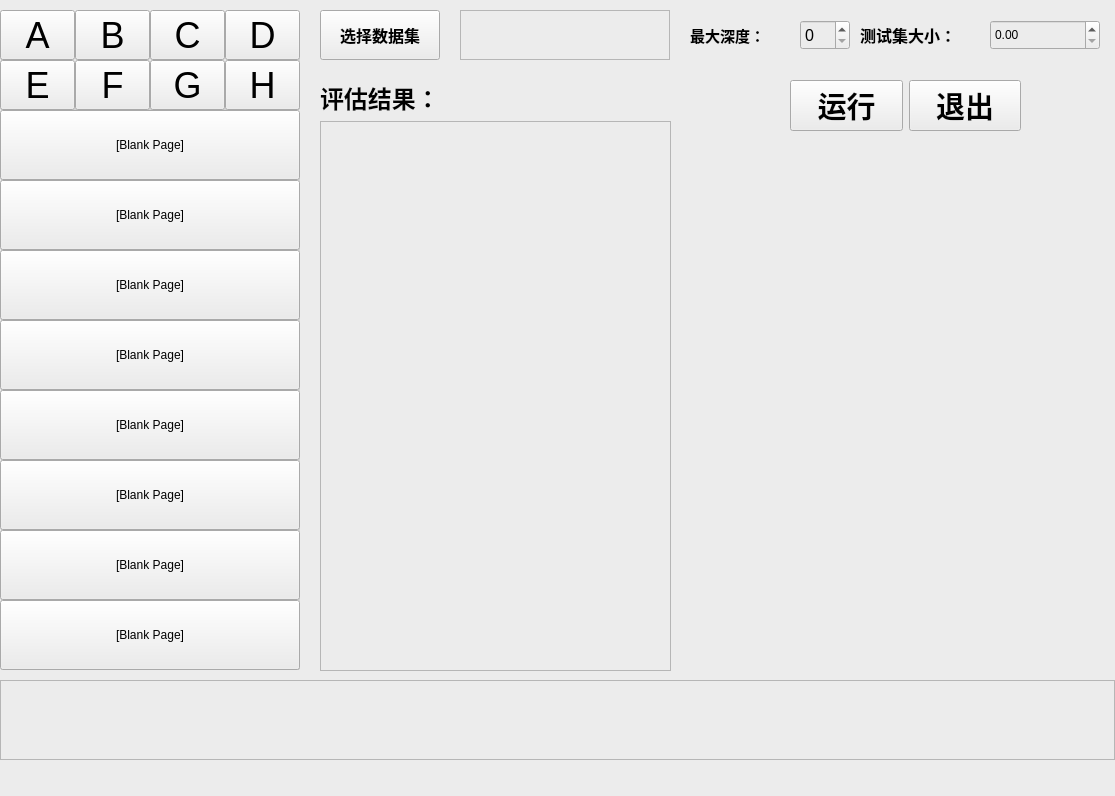
<?xml version="1.0" encoding="UTF-8"?>
<ui version="4.0">
 <class>MainWindow</class>
 <widget class="QMainWindow" name="MainWindow">
  <property name="geometry">
   <rect>
    <x>0</x>
    <y>0</y>
    <width>1115</width>
    <height>796</height>
   </rect>
  </property>
  <property name="sizePolicy">
   <sizepolicy hsizetype="Minimum" vsizetype="Fixed">
    <horstretch>0</horstretch>
    <verstretch>0</verstretch>
   </sizepolicy>
  </property>
  <property name="windowTitle">
   <string>决策树回归</string>
  </property>
  <property name="styleSheet">
   <string notr="true">background-color: rgb(236, 236, 236);</string>
  </property>
  <widget class="QWidget" name="centralwidget">
   <widget class="QLabel" name="lbl_img">
    <property name="geometry">
     <rect>
      <x>680</x>
      <y>170</y>
      <width>420</width>
      <height>500</height>
     </rect>
    </property>
    <property name="mouseTracking">
     <bool>true</bool>
    </property>
    <property name="styleSheet">
     <string notr="true">border-color: rgb(211, 211, 211);</string>
    </property>
    <property name="text">
     <string/>
    </property>
    <property name="scaledContents">
     <bool>true</bool>
    </property>
   </widget>
   <widget class="QGroupBox" name="group_9_to_16">
    <property name="geometry">
     <rect>
      <x>0</x>
      <y>110</y>
      <width>300</width>
      <height>560</height>
     </rect>
    </property>
    <widget class="QPushButton" name="pushButton_16">
     <property name="geometry">
      <rect>
       <x>0</x>
       <y>490</y>
       <width>300</width>
       <height>70</height>
      </rect>
     </property>
     <property name="maximumSize">
      <size>
       <width>400</width>
       <height>100</height>
      </size>
     </property>
     <property name="font">
      <font>
       <family>Arial</family>
       <pointsize>9</pointsize>
      </font>
     </property>
     <property name="mouseTracking">
      <bool>false</bool>
     </property>
     <property name="styleSheet">
      <string notr="true">border-color: rgb(198, 198, 198);</string>
     </property>
     <property name="inputMethodHints">
      <set>Qt::ImhNone</set>
     </property>
     <property name="text">
      <string>[Blank Page]</string>
     </property>
     <property name="iconSize">
      <size>
       <width>20</width>
       <height>20</height>
      </size>
     </property>
     <property name="autoExclusive">
      <bool>false</bool>
     </property>
     <property name="autoRepeatDelay">
      <number>300</number>
     </property>
    </widget>
    <widget class="QPushButton" name="pushButton_15">
     <property name="geometry">
      <rect>
       <x>0</x>
       <y>420</y>
       <width>300</width>
       <height>70</height>
      </rect>
     </property>
     <property name="maximumSize">
      <size>
       <width>400</width>
       <height>100</height>
      </size>
     </property>
     <property name="font">
      <font>
       <family>Arial</family>
       <pointsize>9</pointsize>
      </font>
     </property>
     <property name="mouseTracking">
      <bool>false</bool>
     </property>
     <property name="styleSheet">
      <string notr="true">border-color: rgb(198, 198, 198);</string>
     </property>
     <property name="inputMethodHints">
      <set>Qt::ImhNone</set>
     </property>
     <property name="text">
      <string>[Blank Page]</string>
     </property>
     <property name="iconSize">
      <size>
       <width>20</width>
       <height>20</height>
      </size>
     </property>
     <property name="autoExclusive">
      <bool>false</bool>
     </property>
     <property name="autoRepeatDelay">
      <number>300</number>
     </property>
    </widget>
    <widget class="QPushButton" name="pushButton_14">
     <property name="geometry">
      <rect>
       <x>0</x>
       <y>350</y>
       <width>300</width>
       <height>70</height>
      </rect>
     </property>
     <property name="maximumSize">
      <size>
       <width>400</width>
       <height>100</height>
      </size>
     </property>
     <property name="font">
      <font>
       <family>Arial</family>
       <pointsize>9</pointsize>
      </font>
     </property>
     <property name="mouseTracking">
      <bool>false</bool>
     </property>
     <property name="styleSheet">
      <string notr="true">border-color: rgb(198, 198, 198);</string>
     </property>
     <property name="inputMethodHints">
      <set>Qt::ImhNone</set>
     </property>
     <property name="text">
      <string>[Blank Page]</string>
     </property>
     <property name="iconSize">
      <size>
       <width>20</width>
       <height>20</height>
      </size>
     </property>
     <property name="autoExclusive">
      <bool>false</bool>
     </property>
     <property name="autoRepeatDelay">
      <number>300</number>
     </property>
    </widget>
    <widget class="QPushButton" name="pushButton_11">
     <property name="geometry">
      <rect>
       <x>0</x>
       <y>140</y>
       <width>300</width>
       <height>70</height>
      </rect>
     </property>
     <property name="maximumSize">
      <size>
       <width>400</width>
       <height>100</height>
      </size>
     </property>
     <property name="font">
      <font>
       <family>Arial</family>
       <pointsize>9</pointsize>
      </font>
     </property>
     <property name="mouseTracking">
      <bool>false</bool>
     </property>
     <property name="styleSheet">
      <string notr="true">border-color: rgb(198, 198, 198);</string>
     </property>
     <property name="inputMethodHints">
      <set>Qt::ImhNone</set>
     </property>
     <property name="text">
      <string>[Blank Page]</string>
     </property>
     <property name="iconSize">
      <size>
       <width>20</width>
       <height>20</height>
      </size>
     </property>
     <property name="autoExclusive">
      <bool>false</bool>
     </property>
     <property name="autoRepeatDelay">
      <number>300</number>
     </property>
    </widget>
    <widget class="QPushButton" name="pushButton_13">
     <property name="geometry">
      <rect>
       <x>0</x>
       <y>280</y>
       <width>300</width>
       <height>70</height>
      </rect>
     </property>
     <property name="maximumSize">
      <size>
       <width>400</width>
       <height>100</height>
      </size>
     </property>
     <property name="font">
      <font>
       <family>Arial</family>
       <pointsize>9</pointsize>
      </font>
     </property>
     <property name="mouseTracking">
      <bool>false</bool>
     </property>
     <property name="styleSheet">
      <string notr="true">border-color: rgb(198, 198, 198);</string>
     </property>
     <property name="inputMethodHints">
      <set>Qt::ImhNone</set>
     </property>
     <property name="text">
      <string>[Blank Page]</string>
     </property>
     <property name="iconSize">
      <size>
       <width>20</width>
       <height>20</height>
      </size>
     </property>
     <property name="autoExclusive">
      <bool>false</bool>
     </property>
     <property name="autoRepeatDelay">
      <number>300</number>
     </property>
    </widget>
    <widget class="QPushButton" name="pushButton_10">
     <property name="geometry">
      <rect>
       <x>0</x>
       <y>70</y>
       <width>300</width>
       <height>70</height>
      </rect>
     </property>
     <property name="maximumSize">
      <size>
       <width>400</width>
       <height>100</height>
      </size>
     </property>
     <property name="font">
      <font>
       <family>Arial</family>
       <pointsize>9</pointsize>
      </font>
     </property>
     <property name="mouseTracking">
      <bool>false</bool>
     </property>
     <property name="styleSheet">
      <string notr="true">border-color: rgb(198, 198, 198);</string>
     </property>
     <property name="inputMethodHints">
      <set>Qt::ImhNone</set>
     </property>
     <property name="text">
      <string>[Blank Page]</string>
     </property>
     <property name="iconSize">
      <size>
       <width>20</width>
       <height>20</height>
      </size>
     </property>
     <property name="autoExclusive">
      <bool>false</bool>
     </property>
     <property name="autoRepeatDelay">
      <number>300</number>
     </property>
    </widget>
    <widget class="QPushButton" name="pushButton_9">
     <property name="geometry">
      <rect>
       <x>0</x>
       <y>0</y>
       <width>300</width>
       <height>70</height>
      </rect>
     </property>
     <property name="maximumSize">
      <size>
       <width>400</width>
       <height>100</height>
      </size>
     </property>
     <property name="font">
      <font>
       <family>Arial</family>
       <pointsize>9</pointsize>
      </font>
     </property>
     <property name="mouseTracking">
      <bool>false</bool>
     </property>
     <property name="styleSheet">
      <string notr="true">border-color: rgb(198, 198, 198);</string>
     </property>
     <property name="inputMethodHints">
      <set>Qt::ImhNone</set>
     </property>
     <property name="text">
      <string>[Blank Page]</string>
     </property>
     <property name="iconSize">
      <size>
       <width>20</width>
       <height>20</height>
      </size>
     </property>
     <property name="autoExclusive">
      <bool>false</bool>
     </property>
     <property name="autoRepeatDelay">
      <number>300</number>
     </property>
    </widget>
    <widget class="QPushButton" name="pushButton_12">
     <property name="geometry">
      <rect>
       <x>0</x>
       <y>210</y>
       <width>300</width>
       <height>70</height>
      </rect>
     </property>
     <property name="maximumSize">
      <size>
       <width>400</width>
       <height>100</height>
      </size>
     </property>
     <property name="font">
      <font>
       <family>Arial</family>
       <pointsize>9</pointsize>
      </font>
     </property>
     <property name="mouseTracking">
      <bool>false</bool>
     </property>
     <property name="styleSheet">
      <string notr="true">border-color: rgb(198, 198, 198);</string>
     </property>
     <property name="inputMethodHints">
      <set>Qt::ImhNone</set>
     </property>
     <property name="text">
      <string>[Blank Page]</string>
     </property>
     <property name="iconSize">
      <size>
       <width>20</width>
       <height>20</height>
      </size>
     </property>
     <property name="autoExclusive">
      <bool>false</bool>
     </property>
     <property name="autoRepeatDelay">
      <number>300</number>
     </property>
    </widget>
   </widget>
   <widget class="QWidget" name="layoutWidget">
    <property name="geometry">
     <rect>
      <x>320</x>
      <y>80</y>
      <width>351</width>
      <height>591</height>
     </rect>
    </property>
    <layout class="QVBoxLayout" name="verticalLayout">
     <item>
      <widget class="QLabel" name="label_4">
       <property name="styleSheet">
        <string notr="true">border-bottom-color: rgb(211, 211, 211);</string>
       </property>
       <property name="text">
        <string>&lt;html&gt;&lt;head/&gt;&lt;body&gt;&lt;p&gt;&lt;span style=&quot; font-size:18pt; font-weight:600;&quot;&gt;评估结果：&lt;/span&gt;&lt;/p&gt;&lt;/body&gt;&lt;/html&gt;</string>
       </property>
      </widget>
     </item>
     <item>
      <widget class="QTextBrowser" name="textBrowser">
       <property name="styleSheet">
        <string notr="true">border-color: rgb(211, 211, 211);</string>
       </property>
      </widget>
     </item>
    </layout>
   </widget>
   <widget class="QWidget" name="layoutWidget">
    <property name="geometry">
     <rect>
      <x>790</x>
      <y>70</y>
      <width>231</width>
      <height>71</height>
     </rect>
    </property>
    <layout class="QHBoxLayout" name="horizontalLayout_2">
     <item>
      <widget class="QPushButton" name="btn_train">
       <property name="font">
        <font>
         <pointsize>22</pointsize>
         <weight>75</weight>
         <bold>true</bold>
        </font>
       </property>
       <property name="text">
        <string>运行</string>
       </property>
      </widget>
     </item>
     <item>
      <widget class="QPushButton" name="btn_exit">
       <property name="font">
        <font>
         <pointsize>22</pointsize>
         <weight>75</weight>
         <bold>true</bold>
        </font>
       </property>
       <property name="text">
        <string>退出</string>
       </property>
      </widget>
     </item>
    </layout>
   </widget>
   <widget class="QGroupBox" name="group_A_to_H">
    <property name="geometry">
     <rect>
      <x>0</x>
      <y>10</y>
      <width>300</width>
      <height>100</height>
     </rect>
    </property>
    <property name="sizePolicy">
     <sizepolicy hsizetype="Preferred" vsizetype="Preferred">
      <horstretch>0</horstretch>
      <verstretch>0</verstretch>
     </sizepolicy>
    </property>
    <property name="styleSheet">
     <string notr="true">selection-background-color: rgb(255, 255, 0);</string>
    </property>
    <widget class="QPushButton" name="pushButton_A">
     <property name="geometry">
      <rect>
       <x>0</x>
       <y>0</y>
       <width>75</width>
       <height>50</height>
      </rect>
     </property>
     <property name="maximumSize">
      <size>
       <width>16777215</width>
       <height>16777215</height>
      </size>
     </property>
     <property name="font">
      <font>
       <pointsize>27</pointsize>
      </font>
     </property>
     <property name="text">
      <string>A</string>
     </property>
     <property name="checkable">
      <bool>false</bool>
     </property>
     <property name="autoRepeat">
      <bool>false</bool>
     </property>
     <property name="autoExclusive">
      <bool>false</bool>
     </property>
     <property name="autoDefault">
      <bool>false</bool>
     </property>
    </widget>
    <widget class="QPushButton" name="pushButton_B">
     <property name="geometry">
      <rect>
       <x>75</x>
       <y>0</y>
       <width>75</width>
       <height>50</height>
      </rect>
     </property>
     <property name="font">
      <font>
       <pointsize>27</pointsize>
      </font>
     </property>
     <property name="text">
      <string>B</string>
     </property>
     <property name="checkable">
      <bool>false</bool>
     </property>
     <property name="autoRepeat">
      <bool>false</bool>
     </property>
     <property name="autoExclusive">
      <bool>false</bool>
     </property>
     <property name="autoDefault">
      <bool>false</bool>
     </property>
    </widget>
    <widget class="QPushButton" name="pushButton_C">
     <property name="geometry">
      <rect>
       <x>150</x>
       <y>0</y>
       <width>75</width>
       <height>50</height>
      </rect>
     </property>
     <property name="font">
      <font>
       <pointsize>27</pointsize>
      </font>
     </property>
     <property name="text">
      <string>C</string>
     </property>
     <property name="checkable">
      <bool>false</bool>
     </property>
     <property name="autoRepeat">
      <bool>false</bool>
     </property>
     <property name="autoExclusive">
      <bool>false</bool>
     </property>
     <property name="autoDefault">
      <bool>false</bool>
     </property>
    </widget>
    <widget class="QPushButton" name="pushButton_D">
     <property name="geometry">
      <rect>
       <x>225</x>
       <y>0</y>
       <width>75</width>
       <height>50</height>
      </rect>
     </property>
     <property name="font">
      <font>
       <pointsize>27</pointsize>
      </font>
     </property>
     <property name="styleSheet">
      <string notr="true">selection-color: rgb(255, 255, 0);
selection-background-color: rgb(255, 255, 0);</string>
     </property>
     <property name="text">
      <string>D</string>
     </property>
     <property name="checkable">
      <bool>false</bool>
     </property>
     <property name="autoRepeat">
      <bool>false</bool>
     </property>
     <property name="autoExclusive">
      <bool>false</bool>
     </property>
     <property name="autoDefault">
      <bool>false</bool>
     </property>
    </widget>
    <widget class="QPushButton" name="pushButton_E">
     <property name="geometry">
      <rect>
       <x>0</x>
       <y>50</y>
       <width>75</width>
       <height>50</height>
      </rect>
     </property>
     <property name="font">
      <font>
       <pointsize>27</pointsize>
      </font>
     </property>
     <property name="text">
      <string>E</string>
     </property>
     <property name="checkable">
      <bool>false</bool>
     </property>
     <property name="autoRepeat">
      <bool>false</bool>
     </property>
     <property name="autoExclusive">
      <bool>false</bool>
     </property>
     <property name="autoDefault">
      <bool>false</bool>
     </property>
    </widget>
    <widget class="QPushButton" name="pushButton_F">
     <property name="geometry">
      <rect>
       <x>75</x>
       <y>50</y>
       <width>75</width>
       <height>50</height>
      </rect>
     </property>
     <property name="font">
      <font>
       <pointsize>27</pointsize>
      </font>
     </property>
     <property name="text">
      <string>F</string>
     </property>
     <property name="checkable">
      <bool>false</bool>
     </property>
     <property name="autoRepeat">
      <bool>false</bool>
     </property>
     <property name="autoExclusive">
      <bool>false</bool>
     </property>
     <property name="autoDefault">
      <bool>false</bool>
     </property>
    </widget>
    <widget class="QPushButton" name="pushButton_G">
     <property name="geometry">
      <rect>
       <x>150</x>
       <y>50</y>
       <width>75</width>
       <height>50</height>
      </rect>
     </property>
     <property name="font">
      <font>
       <pointsize>27</pointsize>
      </font>
     </property>
     <property name="text">
      <string>G</string>
     </property>
     <property name="checkable">
      <bool>false</bool>
     </property>
     <property name="autoRepeat">
      <bool>false</bool>
     </property>
     <property name="autoExclusive">
      <bool>false</bool>
     </property>
     <property name="autoDefault">
      <bool>false</bool>
     </property>
    </widget>
    <widget class="QPushButton" name="pushButton_H">
     <property name="geometry">
      <rect>
       <x>225</x>
       <y>50</y>
       <width>75</width>
       <height>50</height>
      </rect>
     </property>
     <property name="font">
      <font>
       <pointsize>27</pointsize>
      </font>
     </property>
     <property name="text">
      <string>H</string>
     </property>
     <property name="checkable">
      <bool>false</bool>
     </property>
     <property name="autoRepeat">
      <bool>false</bool>
     </property>
     <property name="autoExclusive">
      <bool>false</bool>
     </property>
     <property name="autoDefault">
      <bool>false</bool>
     </property>
    </widget>
   </widget>
   <widget class="QPushButton" name="btn_openFile">
    <property name="geometry">
     <rect>
      <x>320</x>
      <y>10</y>
      <width>120</width>
      <height>50</height>
     </rect>
    </property>
    <property name="font">
     <font>
      <pointsize>12</pointsize>
      <weight>75</weight>
      <bold>true</bold>
     </font>
    </property>
    <property name="cursor">
     <cursorShape>OpenHandCursor</cursorShape>
    </property>
    <property name="text">
     <string>选择数据集</string>
    </property>
   </widget>
   <widget class="QDoubleSpinBox" name="DSB_test_size">
    <property name="geometry">
     <rect>
      <x>990</x>
      <y>20</y>
      <width>110</width>
      <height>30</height>
     </rect>
    </property>
    <property name="font">
     <font>
      <pointsize>9</pointsize>
     </font>
    </property>
    <property name="maximum">
     <double>1.000000000000000</double>
    </property>
    <property name="singleStep">
     <double>0.100000000000000</double>
    </property>
   </widget>
   <widget class="QTextBrowser" name="result_img_path">
    <property name="geometry">
     <rect>
      <x>0</x>
      <y>680</y>
      <width>1115</width>
      <height>80</height>
     </rect>
    </property>
    <property name="sizePolicy">
     <sizepolicy hsizetype="MinimumExpanding" vsizetype="MinimumExpanding">
      <horstretch>0</horstretch>
      <verstretch>0</verstretch>
     </sizepolicy>
    </property>
    <property name="font">
     <font>
      <pointsize>26</pointsize>
      <weight>75</weight>
      <bold>true</bold>
     </font>
    </property>
   </widget>
   <widget class="QTextBrowser" name="dataset_name">
    <property name="geometry">
     <rect>
      <x>460</x>
      <y>10</y>
      <width>210</width>
      <height>50</height>
     </rect>
    </property>
    <property name="font">
     <font>
      <pointsize>14</pointsize>
      <weight>75</weight>
      <bold>true</bold>
     </font>
    </property>
    <property name="styleSheet">
     <string notr="true">border-color: rgb(255, 255, 255);</string>
    </property>
   </widget>
   <widget class="QLabel" name="label3">
    <property name="geometry">
     <rect>
      <x>860</x>
      <y>20</y>
      <width>120</width>
      <height>30</height>
     </rect>
    </property>
    <property name="text">
     <string>&lt;html&gt;&lt;head/&gt;&lt;body&gt;&lt;p&gt;&lt;span style=&quot; font-size:12pt; font-weight:600;&quot;&gt;测试集大小：&lt;/span&gt;&lt;/p&gt;&lt;/body&gt;&lt;/html&gt;</string>
    </property>
   </widget>
   <widget class="QLabel" name="label">
    <property name="geometry">
     <rect>
      <x>690</x>
      <y>20</y>
      <width>91</width>
      <height>31</height>
     </rect>
    </property>
    <property name="font">
     <font>
      <pointsize>11</pointsize>
      <weight>75</weight>
      <bold>true</bold>
     </font>
    </property>
    <property name="text">
     <string>最大深度：</string>
    </property>
   </widget>
   <widget class="QSpinBox" name="DSB_max_depth">
    <property name="geometry">
     <rect>
      <x>800</x>
      <y>20</y>
      <width>50</width>
      <height>30</height>
     </rect>
    </property>
    <property name="font">
     <font>
      <pointsize>12</pointsize>
     </font>
    </property>
   </widget>
  </widget>
  <widget class="QMenuBar" name="menubar">
   <property name="geometry">
    <rect>
     <x>0</x>
     <y>0</y>
     <width>1115</width>
     <height>26</height>
    </rect>
   </property>
  </widget>
  <widget class="QStatusBar" name="statusbar"/>
 </widget>
 <resources/>
 <connections/>
</ui>
